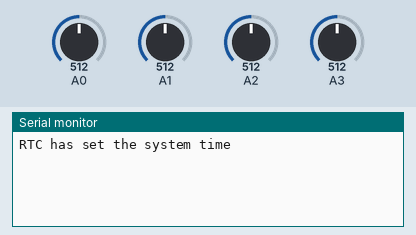
The sketch below on a simulated Arduino Uno, built with avr-gcc and run on an emulated ATmega328P. On the bench: the last lines printed to the serial monitor. The inputs (shaded band) are chosen by the test bench; at power-on: A3 = 512, A0 = 512, A1 = 512, A2 = 512. The local clock reads 2024-03-15 10:24:30 at power-on unless the sketch sets it.

Above: at 1.8 s.
1.9 s: A3 set to 487
At 3.3 s:
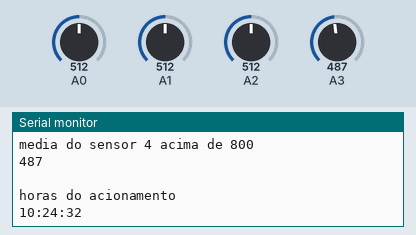
3.5 s: A3 set to 510
At 5.2 s:
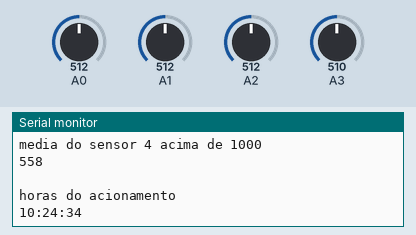
Timing chart, 0 to 6.7 s (numbered marks = the images above; inputs shaded):
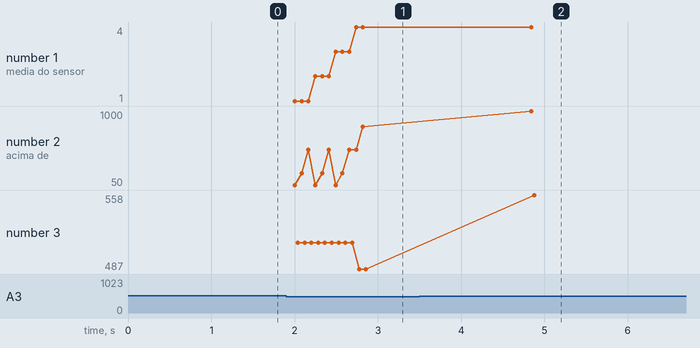

Measured:
- the behaviour switches between 500 and 499 on A3 (found by bisection; images 0 and 1)
- after the input at 1.9 s, the serial monitor: prints a new line after 0.87 s (image 1)
- after the input at 3.5 s, the serial monitor: prints a new line after 1.4 s (image 2)
- plotted number 3: 487 → 558 after the input at 3.5 s

The sketch:

media_solo_Z__Gabriel_com_RTC.ino
```cpp
/*
 * TimeRTC.pde
 * Example code illustrating Time library with Real Time Clock.
 * This example is identical to the example provided with the Time Library,
 * only the #include statement has been changed to include the DS3232RTC library.
 */

#include <DS3232RTC.h>    //http://github.com/JChristensen/DS3232RTC
#include <Time.h>         //http://www.arduino.cc/playground/Code/Time
#include <Wire.h>         //http://arduino.cc/en/Reference/Wire (included with Arduino IDE)


int umidade,umidade1,umidade2,umidade3=0;
int resumidade,resumidade1,resumidade2,resumidade3=0;

int a,b,c;

void setup(){

  Serial.begin(9600);
a=0;
b=0;
c=0;

/////////////////////RTC/////////////////////////////////////////////////
    setSyncProvider(RTC.get);   //// the function to get the time from the RTC
    if(timeStatus() != timeSet)
        Serial.println("Unable to sync with the RTC");
    else
        Serial.println("RTC has set the system time");

/////////////////////////////////////////////////////////////////////////

}

void loop()
{
/////////////////////RTC/////////////////////////////////////////////////


 digitalClockDisplay();
    delay(1000);

/////////////////////////////////////////////////////////////////////////
////////////sensor 1/////////////////////////////


umidade=0;
int i=0;
  for(i = 0; i< 10; i++) {

 umidade=analogRead(A0);
  resumidade=(resumidade+umidade);

  }
delay(1000);

 resumidade=resumidade/10;
 // Serial.println("media da umidade ");
   //Serial.println(resumidade);
 //Serial.println("  ");

 if ((resumidade>=50)and (a==0)){
 Serial.println("media do sensor 1 acima de 50  ");
   Serial.println(resumidade);
 Serial.println("  ");
  Serial.println("horas do acionamento  ");
  Serial.print(hour());
   printDigits(minute());
  printDigits(second());
   Serial.println("  ");
a=1;
 }

if ((resumidade>=200)and (b==0)){
 Serial.println("media do sensor 1 acima de 200  ");
   Serial.println(resumidade);
 Serial.println("  ");
  Serial.println("horas do acionamento  ");
  Serial.print(hour());
   printDigits(minute());
  printDigits(second());
   Serial.println("  ");
b=1;
}
if ((resumidade>=500)and (c==0)){
 Serial.println("media do sensor 1 acima de 500  ");
   Serial.println(resumidade);
 Serial.println("  ");
  Serial.println("horas do acionamento  ");
  Serial.print(hour());
   printDigits(minute());
  printDigits(second());
   Serial.println("  ");
c=1;

 }


 ///////////////////////////////////////////////////////////////////////////////////////
////////////////////sensor 2/////////////////////////////////////////////////////////

umidade1=0;
int p=0;
  for(p = 0; p< 10; p++) {

 // Serial.println(ab);
 umidade1=analogRead(A1);
  resumidade1=(resumidade1+umidade1);
  }
 resumidade1=resumidade1/10;
 // Serial.print( " media da umidade 1 ");
   //Serial.println(resumidade1);


   if ((resumidade1>=50)and (a==1)){
 Serial.println("media do sensor 2 acima de 50  ");
   Serial.println(resumidade1);
 Serial.println("  ");
  Serial.println("horas do acionamento  ");
  Serial.print(hour());
   printDigits(minute());
  printDigits(second());
   Serial.println("  ");
a=2;


if ((resumidade1>=200)and (b==1)){
 Serial.println("media do sensor 2 acima de 200  ");
   Serial.println(resumidade1);
 Serial.println("  ");
  Serial.println("horas do acionamento  ");
  Serial.print(hour());
   printDigits(minute());
  printDigits(second());
   Serial.println("  ");
b=2;
}

if ((resumidade1>=500)and (c==1)){
 Serial.println("media do sensor 2 acima de 500  ");
   Serial.println(resumidade1);
 Serial.println("  ");
  Serial.println("horas do acionamento  ");
  Serial.print(hour());
   printDigits(minute());
  printDigits(second());
   Serial.println("  ");
c=2;

 }
    }/////////////////////////////////////////////////////


umidade2=0;
int o=0;
  for(o = 0; o< 10; o++) {

 // Serial.println(ab);
 umidade2=analogRead(A2);
  resumidade2=(resumidade2+umidade2);

  }
 resumidade2=resumidade2/10;
  //Serial.print(" media da umidade ");
   //Serial.print(resumidade2);
 //  delay(1000);
if ((resumidade2>=50)and (a==2)){
 Serial.println("media do sensor 3 acima de 50  ");
   Serial.println(resumidade2);
 Serial.println("  ");
  Serial.println("horas do acionamento  ");
  Serial.print(hour());
   printDigits(minute());
  printDigits(second());
   Serial.println("  ");
a=3;


if ((resumidade2>=200)and (b==2)){
 Serial.println("media do sensor 3 acima de 200  ");
   Serial.println(resumidade2);
 Serial.println("  ");
  Serial.println("horas do acionamento  ");
  Serial.print(hour());
   printDigits(minute());
  printDigits(second());
   Serial.println("  ");
b=3;
}

if ((resumidade2>=500)and (c==2)){
 Serial.println("media do sensor 3 acima de 500  ");
   Serial.println(resumidade2);
 Serial.println("  ");
  Serial.println("horas do acionamento  ");
  Serial.print(hour());
   printDigits(minute());
  printDigits(second());
   Serial.println("  ");
c=3;

 }

}

///////////////////////////////////////////////////////////////////////////////////////
////////////////////sensor 4/////////////////////////////////////////////////////////

umidade3=0;
int r=0;
  for(r = 0; r< 10; r++) {
  // Serial.println(ab);
 umidade3=analogRead(A3);
  resumidade3=(resumidade3+umidade3);

  }

 resumidade3=resumidade3/10;
  //Serial.print( "  media da umidade 3 ");
  // Serial.println(resumidade3);


 if ((resumidade3>=50)and (a==3)){
 Serial.println("media do sensor 4 acima de 500  ");
   Serial.println(resumidade3);
 Serial.println("  ");
  Serial.println("horas do acionamento  ");
  Serial.print(hour());
   printDigits(minute());
  printDigits(second());
   Serial.println("  ");
a=4;
 }

if ((resumidade3>=200)and (b==3)){
 Serial.println("media do sensor 4 acima de 800  ");
   Serial.println(resumidade3);
 Serial.println("  ");
  Serial.println("horas do acionamento  ");
  Serial.print(hour());
   printDigits(minute());
  printDigits(second());
   Serial.println("  ");
b=4;
}
if ((resumidade3>=500)and (c==3)){
 Serial.println("media do sensor 4 acima de 1000  ");
   Serial.println(resumidade3);
 Serial.println("  ");
  Serial.println("horas do acionamento  ");
  Serial.print(hour());
   printDigits(minute());
  printDigits(second());
   Serial.println("  ");
c=4;

 }

 //Serial.println(resumidade);
 //Serial.println(resumidade1);
 //Serial.println(resumidade2);
 //Serial.println(resumidade3);


////////////////////////////////////////////////////////////
//////////////////////////////////////////////////////////////
////////////////////////////////////////////////////////////////

}
void digitalClockDisplay(void)
{
    // digital clock display of the time
  //  Serial.print(hour());
  //  printDigits(minute());
    //printDigits(second());
    //Serial.print(' ');
    //Serial.print(day());
   // Serial.print(' ');
   // Serial.print(month());
    //Serial.print(' ');
    //Serial.print(year());
    //Serial.println();
}

void printDigits(int digits)
{
    // utility function for digital clock display: prints preceding colon and leading 0
    Serial.print(':');
    if(digits < 10)
        Serial.print('0');
    Serial.print(digits);
/////////////////////////////////////////////////////////////////////
/////////////////////////////////////////////////////////////////


}
```
